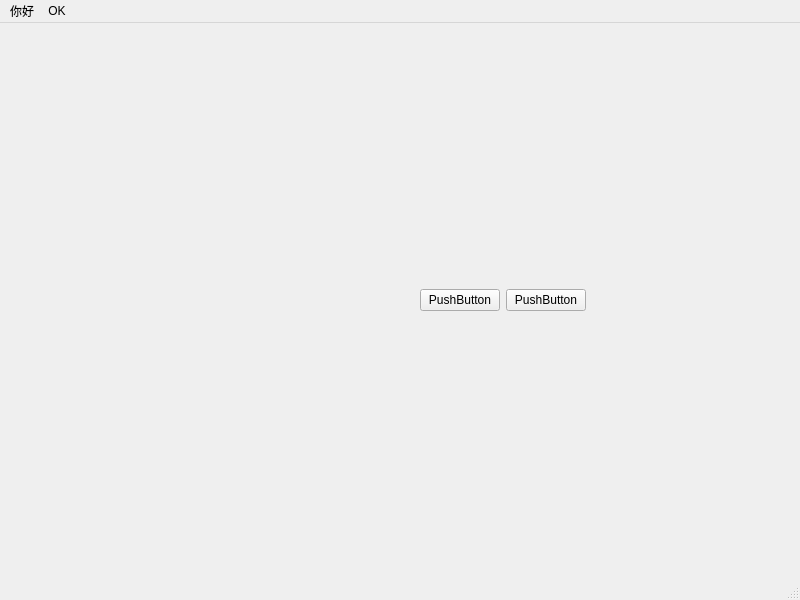
<?xml version="1.0" encoding="UTF-8"?>
<ui version="4.0">
    <class>MainWindow</class>
    <widget class="QMainWindow" name="MainWindow">
        <property name="geometry">
            <rect>
                <x>0</x>
                <y>0</y>
                <width>800</width>
                <height>600</height>
            </rect>
        </property>
        <property name="windowTitle">
            <string>MainWindow</string>
        </property>
        <widget class="QWidget" name="centralwidget">
            <layout class="QVBoxLayout" name="verticalLayout">
                <item>
                    <layout class="QGridLayout" name="gridLayout">
                        <item row="0" column="0">
                            <spacer name="horizontalSpacer_3">
                                <property name="orientation">
                                    <enum>Qt::Horizontal</enum>
                                </property>
                                <property name="sizeHint" stdset="0">
                                    <size>
                                        <width>40</width>
                                        <height>20</height>
                                    </size>
                                </property>
                            </spacer>
                        </item>
                        <item row="0" column="1">
                            <spacer name="horizontalSpacer">
                                <property name="orientation">
                                    <enum>Qt::Horizontal</enum>
                                </property>
                                <property name="sizeHint" stdset="0">
                                    <size>
                                        <width>30</width>
                                        <height>20</height>
                                    </size>
                                </property>
                            </spacer>
                        </item>
                        <item row="0" column="2">
                            <widget class="QPushButton" name="pushButton">
                                <property name="text">
                                    <string>PushButton</string>
                                </property>
                            </widget>
                        </item>
                        <item row="0" column="3">
                            <widget class="QPushButton" name="pushButton_2">
                                <property name="text">
                                    <string>PushButton</string>
                                </property>
                            </widget>
                        </item>
                        <item row="0" column="4">
                            <spacer name="horizontalSpacer_2">
                                <property name="orientation">
                                    <enum>Qt::Horizontal</enum>
                                </property>
                                <property name="sizeHint" stdset="0">
                                    <size>
                                        <width>29</width>
                                        <height>20</height>
                                    </size>
                                </property>
                            </spacer>
                        </item>
                    </layout>
                </item>
            </layout>
        </widget>
        <widget class="QMenuBar" name="menubar">
            <property name="geometry">
                <rect>
                    <x>0</x>
                    <y>0</y>
                    <width>800</width>
                    <height>23</height>
                </rect>
            </property>
            <widget class="QMenu" name="menu">
                <property name="title">
                    <string>你好</string>
                </property>
            </widget>
            <widget class="QMenu" name="menuOK">
                <property name="title">
                    <string>OK</string>
                </property>
            </widget>
            <addaction name="menu"/>
            <addaction name="menuOK"/>
        </widget>
        <widget class="QStatusBar" name="statusbar"/>
    </widget>
    <resources/>
    <connections/>
</ui>
